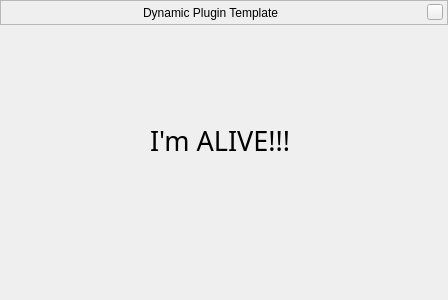
<?xml version="1.0" encoding="UTF-8"?>
<ui version="4.0">
 <class>dynamicPluginTemplateWindowForm</class>
 <widget class="QWidget" name="dynamicPluginTemplateWindowForm">
  <property name="geometry">
   <rect>
    <x>0</x>
    <y>0</y>
    <width>448</width>
    <height>300</height>
   </rect>
  </property>
  <property name="windowTitle">
   <string>Dialog</string>
  </property>
  <widget class="QLabel" name="label">
   <property name="geometry">
    <rect>
     <x>150</x>
     <y>120</y>
     <width>201</width>
     <height>41</height>
    </rect>
   </property>
   <property name="font">
    <font>
     <family>Ubuntu Mono</family>
     <pointsize>20</pointsize>
    </font>
   </property>
   <property name="text">
    <string>I'm ALIVE!!!</string>
   </property>
  </widget>
  <widget class="TitleBar" name="titleBar">
   <property name="geometry">
    <rect>
     <x>0</x>
     <y>0</y>
     <width>448</width>
     <height>25</height>
    </rect>
   </property>
   <property name="sizePolicy">
    <sizepolicy hsizetype="Expanding" vsizetype="Minimum">
     <horstretch>0</horstretch>
     <verstretch>0</verstretch>
    </sizepolicy>
   </property>
   <property name="minimumSize">
    <size>
     <width>0</width>
     <height>25</height>
    </size>
   </property>
   <property name="maximumSize">
    <size>
     <width>16777215</width>
     <height>30</height>
    </size>
   </property>
   <property name="focusPolicy">
    <enum>Qt::NoFocus</enum>
   </property>
   <property name="autoFillBackground">
    <bool>false</bool>
   </property>
   <property name="frameShape">
    <enum>QFrame::StyledPanel</enum>
   </property>
   <layout class="QHBoxLayout">
    <property name="spacing">
     <number>6</number>
    </property>
    <property name="leftMargin">
     <number>0</number>
    </property>
    <property name="topMargin">
     <number>0</number>
    </property>
    <property name="rightMargin">
     <number>4</number>
    </property>
    <property name="bottomMargin">
     <number>0</number>
    </property>
    <item>
     <spacer name="leftSpacer">
      <property name="orientation">
       <enum>Qt::Horizontal</enum>
      </property>
      <property name="sizeHint" stdset="0">
       <size>
        <width>40</width>
        <height>20</height>
       </size>
      </property>
     </spacer>
    </item>
    <item>
     <widget class="QLabel" name="stelWindowTitle">
      <property name="text">
       <string>Dynamic Plugin Template</string>
      </property>
     </widget>
    </item>
    <item>
     <spacer name="rightSpacer">
      <property name="orientation">
       <enum>Qt::Horizontal</enum>
      </property>
      <property name="sizeHint" stdset="0">
       <size>
        <width>40</width>
        <height>20</height>
       </size>
      </property>
     </spacer>
    </item>
    <item>
     <widget class="QPushButton" name="closeStelWindow">
      <property name="minimumSize">
       <size>
        <width>16</width>
        <height>16</height>
       </size>
      </property>
      <property name="maximumSize">
       <size>
        <width>16</width>
        <height>16</height>
       </size>
      </property>
      <property name="focusPolicy">
       <enum>Qt::NoFocus</enum>
      </property>
      <property name="text">
       <string/>
      </property>
     </widget>
    </item>
   </layout>
  </widget>
 </widget>
 <layoutdefault spacing="6" margin="11"/>
 <customwidgets>
  <customwidget>
   <class>TitleBar</class>
   <extends>QFrame</extends>
   <header>Dialog.hpp</header>
   <container>1</container>
  </customwidget>
 </customwidgets>
 <resources/>
 <connections/>
</ui>
